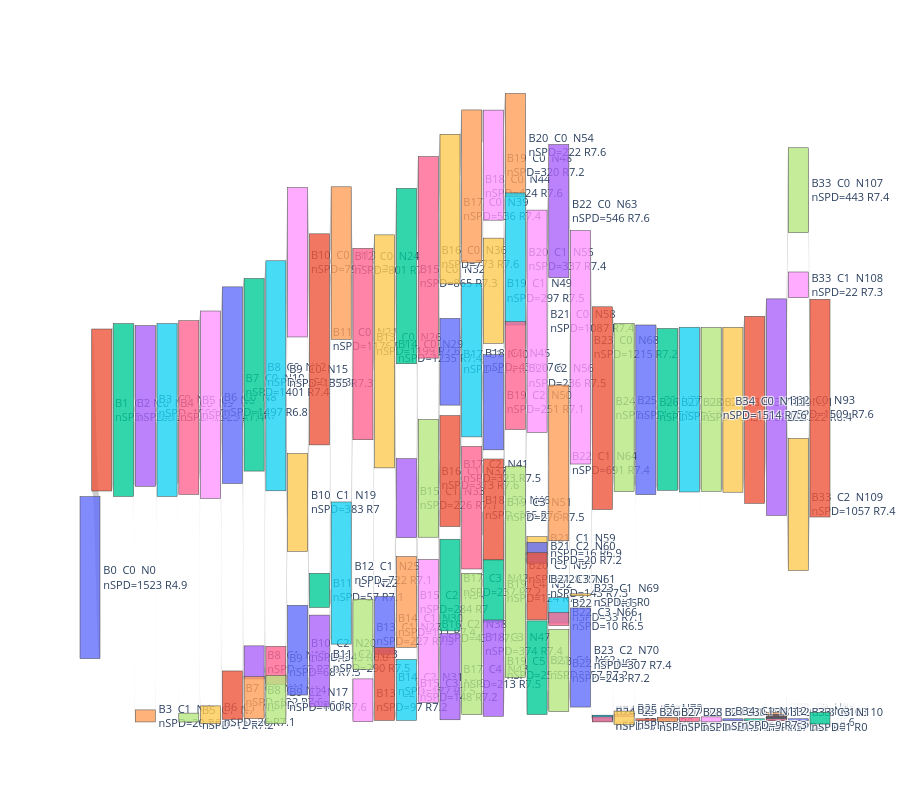

Write notebook code for a chart like this one.
### Code cell
fig = plotting.visualize_block_dag_sankey_scaled(dag_dict[2].nodes, height=800, thickness=20.0)
fig

### Figure 1 — Plotly figure (JSON) as saved in the notebook; plotly's stock layout.template omitted (floating-point values rounded to 4 significant figures; data arrays with more than 128 entries replaced by an {"elided": "..."} marker saying what was removed)
{"data": [{"arrangement": "fixed", "link": {"customdata": {"elided": "308x2 float values"}, "hovertemplate": "true=%{customdata[0]:.0f}<br>display=%{customdata[1]:.3g}<extra></extra>", "source": {"elided": "308 int values"}, "target": {"elided": "308 int values"}, "value": {"elided": "308 float values"}}, "node": {"label": ["B0  C0  N0<br>nSPD=1523 R4.9", "B1  C0  N1<br>nSPD=1523 R7", "B2  C0  N2<br>nSPD=1523 R7.2", "B3  C0  N3<br>nSPD=1503 R6.9", "B3  C1  N4<br>nSPD=20 R6.8", "B4  C0  N5<br>nSPD=1523 R7.4", "B5  C0  N6<br>nSPD=1511 R7", "B5  C1  N7<br>nSPD=12 R7.2", "B6  C0  N8<br>nSPD=1497 R6.8", "B6  C1  N9<br>nSPD=26 R7.1", "B7  C0  N10<br>nSPD=1401 R7.4", "B7  C1  N11<br>nSPD=122 R7.6", "B8  C0  N12<br>nSPD=1350 R7.3", "B8  C1  N13<br>nSPD=63 R7.2", "B8  C2  N14<br>nSPD=110 R6.8", "B9  C0  N15<br>nSPD=1355 R7.3", "B9  C1  N16<br>nSPD=68 R7.5", "B9  C2  N17<br>nSPD=100 R7.6", "B10  C0  N18<br>nSPD=797 R7.3", "B10  C1  N19<br>nSPD=383 R7", "B10  C2  N20<br>nSPD=343 R6.8", "B11  C0  N21<br>nSPD=1176 R7.1", "B11  C1  N22<br>nSPD=57 R7.1", "B11  C2  N23<br>nSPD=290 R7.5", "B12  C0  N24<br>nSPD=801 R7.1", "B12  C1  N25<br>nSPD=722 R7.1", "B13  C0  N26<br>nSPD=1199 R7.6", "B13  C1  N27<br>nSPD=227 R7.5", "B13  C2  N28<br>nSPD=97 R7.2", "B14  C0  N29<br>nSPD=1235 R7.4", "B14  C1  N30<br>nSPD=111 R7.4", "B14  C2  N31<br>nSPD=177 R7.5", "B15  C0  N32<br>nSPD=865 R7.3", "B15  C1  N33<br>nSPD=226 R7.1", "B15  C2  N34<br>nSPD=284 R7", "B15  C3  N35<br>nSPD=148 R7.2", "B16  C0  N36<br>nSPD=773 R7.6", "B16  C1  N37<br>nSPD=313 R7.6", "B16  C2  N38<br>nSPD=437 R7.3", "B17  C0  N39<br>nSPD=536 R7.4", "B17  C1  N40<br>nSPD=214 R7.5", "B17  C2  N41<br>nSPD=323 R7.5", "B17  C3  N42<br>nSPD=237 R7.2", "B17  C4  N43<br>nSPD=213 R7.5", "B18  C0  N44<br>nSPD=424 R7.6", "B18  C1  N45<br>nSPD=430 R7.6", "B18  C2  N46<br>nSPD=295 R7.5", "B18  C3  N47<br>nSPD=374 R7.4", "B19  C0  N48<br>nSPD=320 R7.2", "B19  C1  N49<br>nSPD=297 R7.5", "B19  C2  N50<br>nSPD=251 R7.1", "B19  C3  N51<br>nSPD=276 R7.5", "B19  C4  N52<br>nSPD=124 R7.3", "B19  C5  N53<br>nSPD=255 R7.2", "B20  C0  N54<br>nSPD=222 R7.6", "B20  C1  N55<br>nSPD=337 R7.4", "B20  C2  N56<br>nSPD=236 R7.5", "B20  C3  N57<br>nSPD=728 R7.4", "B21  C0  N58<br>nSPD=1087 R7.4", "B21  C1  N59<br>nSPD=16 R6.9", "B21  C2  N60<br>nSPD=20 R7.2", "B21  C3  N61<br>nSPD=143 R7.3", "B21  C4  N62<br>nSPD=257 R7.2", "B22  C0  N63<br>nSPD=546 R7.6", "B22  C1  N64<br>nSPD=691 R7.4", "B22  C2  N65<br>nSPD=33 R7.1", "B22  C3  N66<br>nSPD=10 R6.5", "B22  C4  N67<br>nSPD=243 R7.2", "B23  C0  N68<br>nSPD=1215 R7.2", "B23  C1  N69<br>nSPD=1 R0", "B23  C2  N70<br>nSPD=307 R7.4", "B24  C0  N71<br>nSPD=1514 R7.3", "B24  C1  N72<br>nSPD=1 R0", "B24  C2  N73<br>nSPD=1 R0", "B24  C3  N74<br>nSPD=1 R0", "B24  C4  N75<br>nSPD=3 R7.2", "B24  C5  N76<br>nSPD=3 R7.5", "B25  C0  N77<br>nSPD=1511 R6.9", "B25  C1  N78<br>nSPD=1 R0", "B25  C2  N79<br>nSPD=11 R6.9", "B26  C0  N80<br>nSPD=1522 R6.4", "B26  C1  N81<br>nSPD=1 R0", "B27  C0  N82<br>nSPD=1520 R5.7", "B27  C1  N83<br>nSPD=1 R0", "B27  C2  N84<br>nSPD=2 R6.6", "B28  C0  N85<br>nSPD=1521 R7.5", "B28  C1  N86<br>nSPD=2 R7.1", "B29  C0  N87<br>nSPD=1520 R7.2", "B29  C1  N88<br>nSPD=3 R6.5", "B30  C0  N89<br>nSPD=1522 R7", "B30  C1  N90<br>nSPD=1 R0", "B31  C0  N91<br>nSPD=1522 R6.4", "B31  C1  N92<br>nSPD=1 R0", "B32  C0  N93<br>nSPD=1509 R7.6", "B32  C1  N94<br>nSPD=2 R7.6", "B32  C2  N95<br>nSPD=1 R0", "B32  C3  N96<br>nSPD=1 R0", "B32  C4  N97<br>nSPD=1 R0", "B32  C5  N98<br>nSPD=1 R0", "B32  C6  N99<br>nSPD=1 R0", "B32  C7  N100<br>nSPD=1 R0", "B32  C8  N101<br>nSPD=1 R0", "B32  C9  N102<br>nSPD=1 R0", "B32  C10  N103<br>nSPD=1 R0", "B32  C11  N104<br>nSPD=1 R0", "B32  C12  N105<br>nSPD=1 R0", "B32  C13  N106<br>nSPD=1 R0", "B33  C0  N107<br>nSPD=443 R7.4", "B33  C1  N108<br>nSPD=22 R7.3", "B33  C2  N109<br>nSPD=1057 R7.4", "B33  C3  N110<br>nSPD=1 R0", "B34  C0  N111<br>nSPD=1514 R7.6", "B34  C1  N112<br>nSPD=9 R7.3"], "pad": 10, "thickness": 20, "x": [0, 0.02941, 0.05882, 0.08824, 0.08824, 0.1176, 0.1471, 0.1471, 0.1765, 0.1765, 0.2059, 0.2059, 0.2353, 0.2353, 0.2353, 0.2647, 0.2647, 0.2647, 0.2941, 0.2941, 0.2941, 0.3235, 0.3235, 0.3235, 0.3529, 0.3529, 0.3824, 0.3824, 0.3824, 0.4118, 0.4118, 0.4118, 0.4412, 0.4412, 0.4412, 0.4412, 0.4706, 0.4706, 0.4706, 0.5, 0.5, 0.5, 0.5, 0.5, 0.5294, 0.5294, 0.5294, 0.5294, 0.5588, 0.5588, 0.5588, 0.5588, 0.5588, 0.5588, 0.5882, 0.5882, 0.5882, 0.5882, 0.6176, 0.6176, 0.6176, 0.6176, 0.6176, 0.6471, 0.6471, 0.6471, 0.6471, 0.6471, 0.6765, 0.6765, 0.6765, 0.7059, 0.7059, 0.7059, 0.7059, 0.7059, 0.7059, 0.7353, 0.7353, 0.7353, 0.7647, 0.7647, 0.7941, 0.7941, 0.7941, 0.8235, 0.8235, 0.8529, 0.8529, 0.8824, 0.8824, 0.9118, 0.9118, 0.9412, 0.9412, 0.9412, 0.9412, 0.9412, 0.9412, 0.9412, 0.9412, 0.9412, 0.9412, 0.9412, 0.9412, 0.9412, 0.9412, 0.9706, 0.9706, 0.9706, 0.9706, 1, 1], "y": [0.5, 0.5, 0.5, 0.4934, 0.9934, 0.5, 0.4961, 0.9961, 0.4915, 0.9915, 0.4599, 0.9599, 0.4432, 0.9071, 0.9639, 0.4448, 0.912, 0.9672, 0.2617, 0.649, 0.8874, 0.3861, 0.7909, 0.9048, 0.263, 0.763, 0.3936, 0.8618, 0.9682, 0.4054, 0.8473, 0.9419, 0.284, 0.6422, 0.8096, 0.9514, 0.2538, 0.6103, 0.8565, 0.176, 0.4222, 0.5985, 0.7823, 0.9301, 0.1392, 0.4196, 0.6576, 0.8772, 0.1051, 0.3076, 0.4875, 0.6605, 0.7919, 0.9163, 0.07288, 0.2564, 0.4445, 0.761, 0.3569, 0.719, 0.7308, 0.7843, 0.9156, 0.1793, 0.5854, 0.823, 0.8372, 0.9202, 0.3989, 0.7981, 0.8992, 0.497, 0.9944, 0.9951, 0.9957, 0.997, 0.999, 0.4961, 0.9924, 0.9964, 0.4997, 0.9997, 0.499, 0.9984, 0.9993, 0.4993, 0.9993, 0.499, 0.999, 0.4997, 0.9997, 0.4997, 0.9997, 0.4954, 0.9915, 0.9924, 0.9931, 0.9938, 0.9944, 0.9951, 0.9957, 0.9964, 0.997, 0.9977, 0.9984, 0.999, 0.9997, 0.1454, 0.2981, 0.6523, 0.9997, 0.497, 0.997]}, "type": "sankey"}], "layout": {"font": {"size": 11}, "height": 800, "title": {"text": ""}}}
